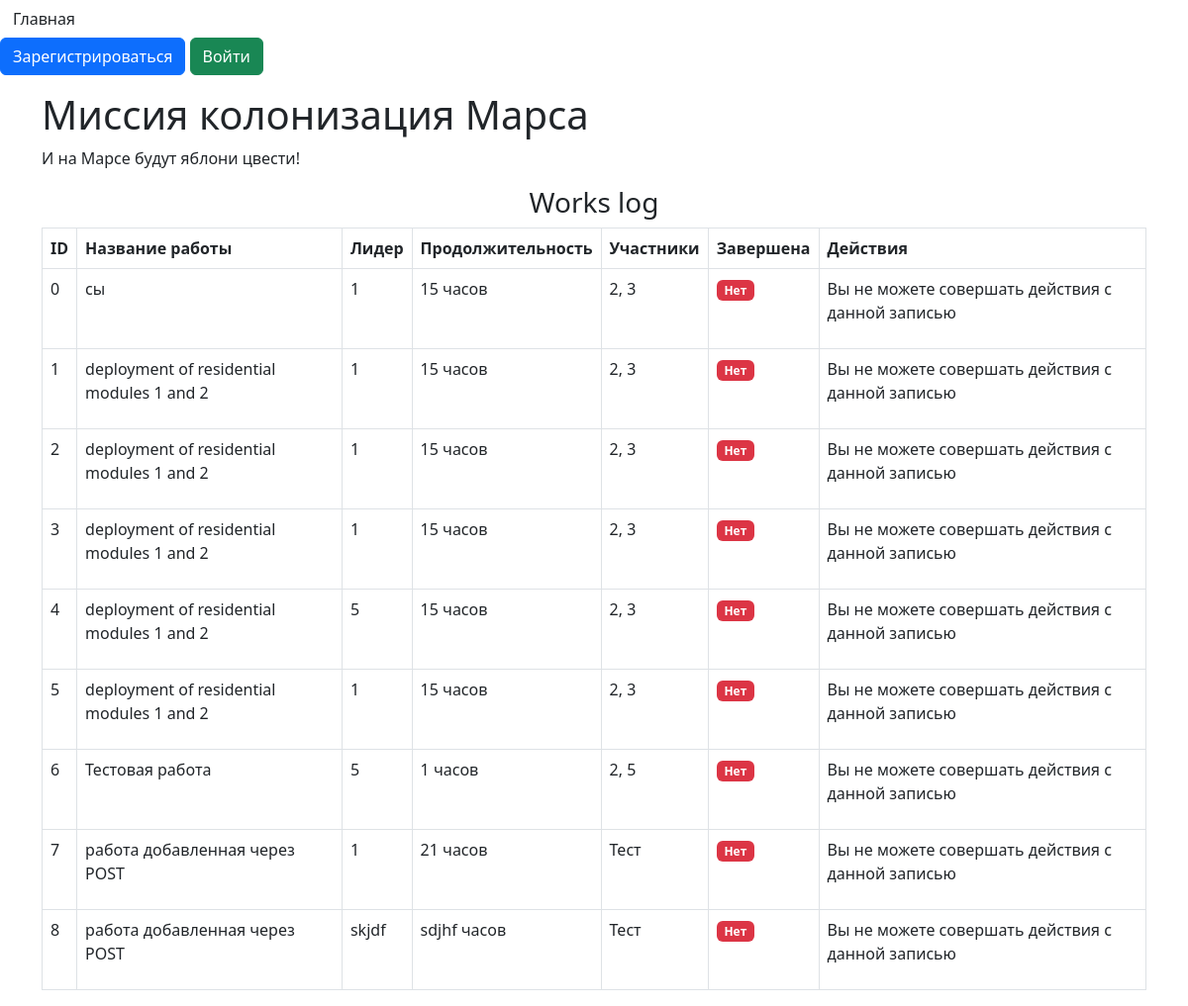
The app's page /, older data.
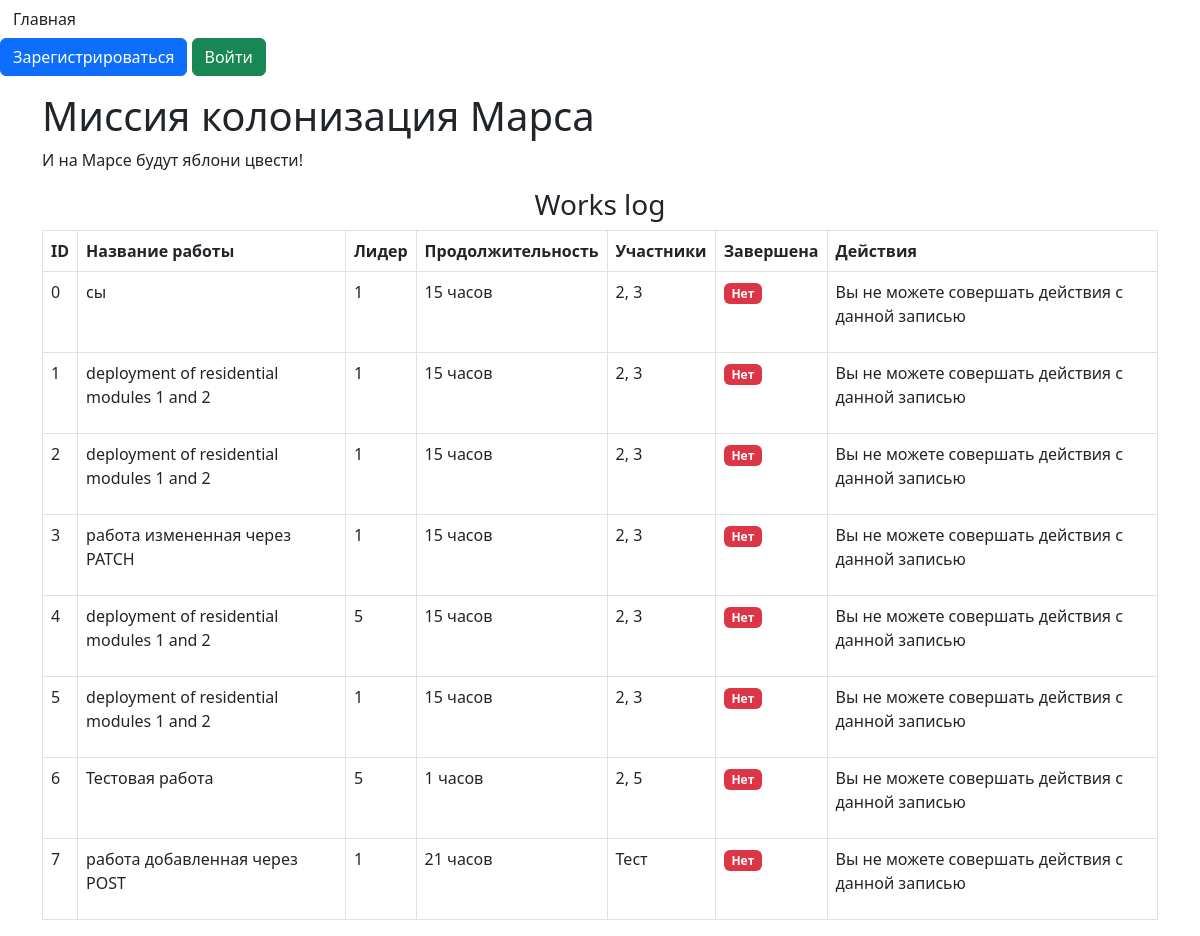
The same page, newer data.
### data/jobs.py (models this page shows, shortened)
class Jobs(SqlAlchemyBase, SerializerMixin):
    __tablename__ = 'jobs'
    id = sqlalchemy.Column(sqlalchemy.Integer, primary_key=True, autoincrement=True)
    team_leader = sqlalchemy.Column(
        sqlalchemy.Integer,
        sqlalchemy.ForeignKey('users.id')
    )
    job = sqlalchemy.Column(sqlalchemy.String, nullable=True)
    work_size = sqlalchemy.Column(sqlalchemy.Integer, nullable=True)
    collaborators = sqlalchemy.Column(sqlalchemy.String, nullable=True)
    start_date = sqlalchemy.Column(sqlalchemy.DateTime, default=datetime.now)
    end_date = sqlalchemy.Column(sqlalchemy.DateTime)
    is_finished = sqlalchemy.Column(sqlalchemy.Boolean, default=False)
    user = orm.relationship('User', back_populates="jobs")

### main.py (the view)
@app.route("/")
def index():
    db_sess = db_session.create_session()
    jobs = db_sess.query(Jobs).all()
    return render_template("index.html", jobs=jobs)

### data/db_session.py (called while the page is built)
def create_session() -> Session:
    global __factory
    return __factory()

### templates/index.html (shortened to what this page needs)
{% extends 'base.html' %}
{% block content %}
<div class="container">
    <h1>Миссия колонизация Марса</h1>
    <p>И на Марсе будут яблони цвести!</p>
    <h3 style="text-align: center;">Works log</h3>
    <div class="table-responsive">
        <table class="table table-bordered">
            <thead class="thead-dark">
                <tr>
                    <th>ID</th>
                    <th>Название работы</th>
                    <th>Лидер</th>
                    <th>Продолжительность</th>
                    <th>Участники</th>
                    <th>Завершена</th>
                    <th>Действия</th>
                </tr>
            </thead>
            <tbody>
                {% for job in jobs %}
                <tr>
                    <td>{{ job.id }}</td>
                    <td>{{ job.job }}</td>
                    <td>{{ job.team_leader }}</td>
                    <td>{{ job.work_size }} часов</td>
                    <td>{{ job.collaborators }}</td>
                    <td>
                        {% if job.is_finished %}
                        <span class="badge bg-success">Да</span>
                        {% else %}
                        <span class="badge bg-danger">Нет</span>
                        {% endif %}
                    </td>
                    <td>
                        {% if current_user.is_authenticated and (current_user.id == job.team_leader or current_user.id == 1) %}
                        <a href="/edit_job/{{ job.id }}" class="btn btn-warning btn-sm">Редактировать</a>
                        <a href="/delete_job/{{ job.id }}" class="btn btn-danger btn-sm">Удалить</a>
                        {% else %}
                        <p>Вы не можете совершать действия с данной записью</p>
                        {% endif %}
                    </td>
                </tr>
                {% endfor %}
            </tbody>
        </table>
    </div>
</div>
{% endblock %}

Row changes from the older to the newer data that the page shows:
removed Jobs: id "8", job "работа добавленная через POST", team_leader "skjdf", work_size "sdjhf", collaborators "Тест", is_finished "Нет"
changed Jobs id 3: job "deployment of residential modules 1 and 2" → "работа измененная через PATCH"
